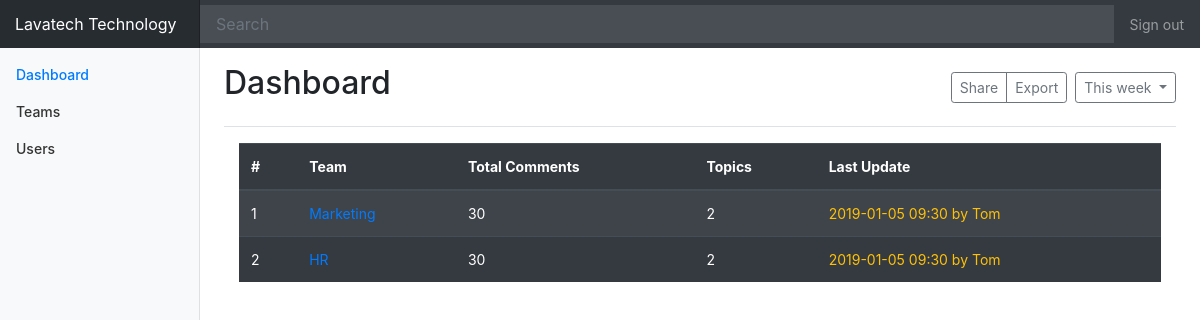
The app's page /page1/ with its own data.
### app1/models.py (models this page shows)
class Team(models.Model):
    name = models.CharField(max_length=30, unique=True)
    description = models.CharField(max_length=100)

### app1/views.py (the view)
# urls.py: path('page1/', views.page1 , name='page1'),
def page1(request):
    all_obj = Team.objects.all()
    context = { 'team':all_obj }
    return render(request, 'page1.html', context)

### app1/templates/page1.html (shortened to what this page needs)
{% extends 'home.html' %}
{% block content %}
<main role="main" class="col-md-9 ml-sm-auto col-lg-10 pt-3 px-4">
    <div class="d-flex justify-content-between flex-wrap flex-md-nowrap align-items-center pb-3 mb-3 border-bottom">
      <h1 class="h2">
          Dashboard
      </h1>
      <div class="btn-toolbar mb-2 mb-md-0">
        <div class="btn-group mr-2">
          <button class="btn btn-sm btn-outline-secondary">Share</button>
          <button class="btn btn-sm btn-outline-secondary">Export</button>
        </div>
        <button class="btn btn-sm btn-outline-secondary dropdown-toggle">
          This week
        </button>
      </div>
    </div>
    <div class="container">
    <div class="table-responsive">
      <table class="table table-striped table-dark table-lg">
        <thead>
          <tr>
            <th>#</th>
            <th>Team</th>
            <th>Total Comments</th>
            <th>Topics</th>
            <th>Last Update</th>
          </tr>
        </thead>
        <tbody>
          {% for x in team %}
          <tr>
            <td>{{ x.pk }}</td>
            <td><a href='{% url "page2" teamname=x.name %}'>{{ x.name }}</a></td>
            <td>30</td>
            <td>2</td>
            <td class="text-warning">2019-01-05 09:30 by Tom</td>
          </tr>
          {% endfor %}
        </tbody>
      </table>
    </div>
    </div>
  </main>
  {% endblock %}

### chat_app/static/css/chat.css (style rules this page uses)
body { font-size: .875rem; }
.border-bottom { border-bottom: 1px solid #e5e5e5; }

### records on screen
Team: pk "1", name "Marketing"
Team: pk "2", name "HR"
